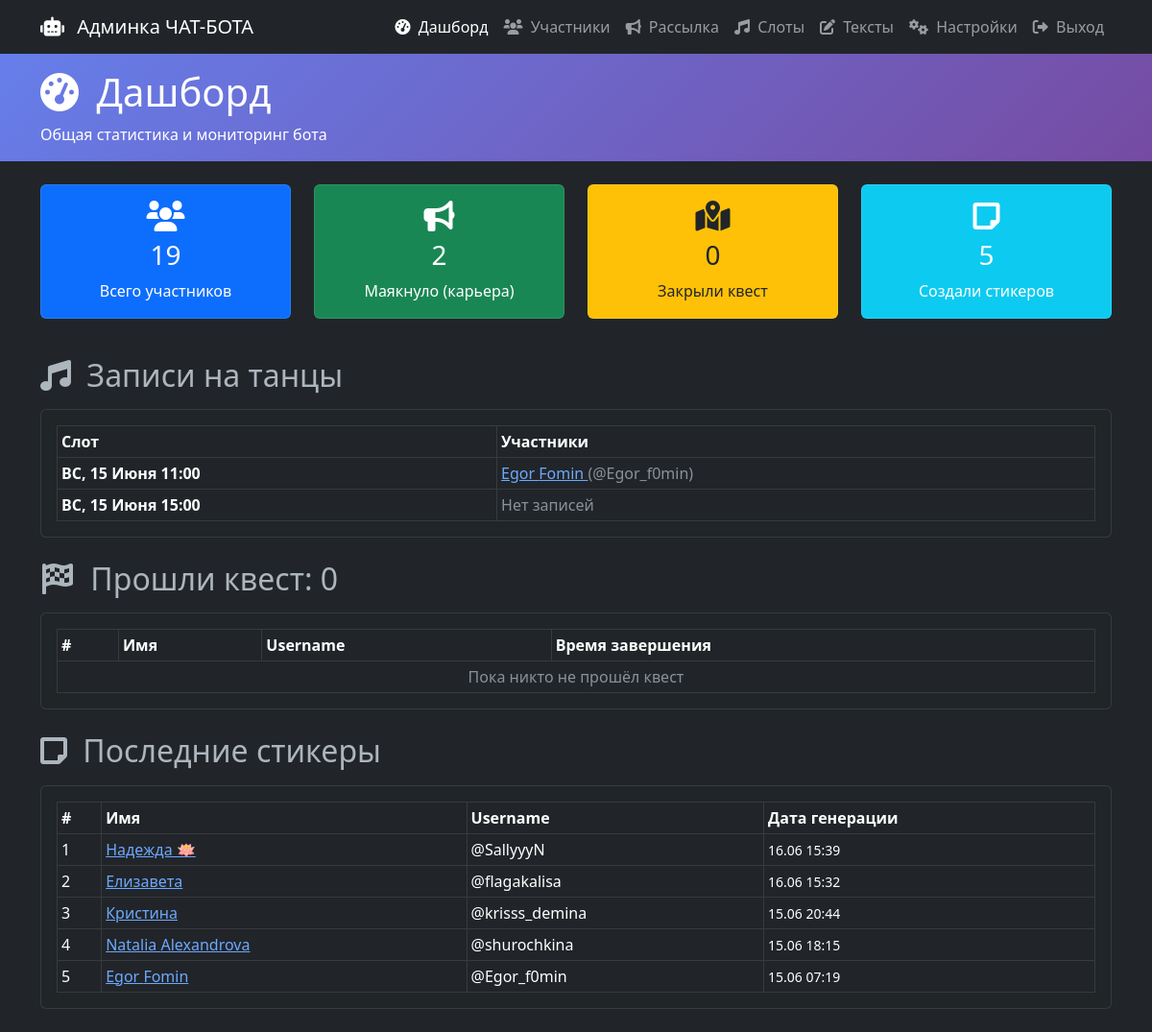
The page / (signed in) on the database its author committed.
### models.py (models this page shows, shortened)
class DanceSlot(db.Model):
    __tablename__ = "dance_slots"
    id = db.Column(Integer, primary_key=True)
    day = db.Column(String(50), nullable=False)
    time_slot = db.Column(String(10), nullable=False)
    max_participants = db.Column(Integer, default=10)
    is_active = db.Column(Boolean, default=True)
    created_at = db.Column(DateTime, default=datetime.utcnow)

class User(db.Model):
    __tablename__ = "users"
    id = db.Column(Integer, primary_key=True)
    telegram_id = db.Column(String(20), unique=True, nullable=False, index=True)
    username = db.Column(String(100))
    first_name = db.Column(String(100))
    last_name = db.Column(String(100))
    full_name = db.Column(String(200))
    city = db.Column(String(100))
    professional_role = db.Column(String(100))
    grade = db.Column(String(50))
    company = db.Column(String(100))
    interested_in_vacancies = db.Column(Boolean, default=False)
    survey_completed = db.Column(Boolean, default=False)
    consent_given = db.Column(Boolean, default=False)
    is_admin = db.Column(Boolean, default=False)
    survey_data = db.Column(Text)
    created_at = db.Column(DateTime, default=datetime.utcnow)
    updated_at = db.Column(DateTime, default=datetime.utcnow, onupdate=datetime.utcnow)
    registrations = db.relationship("Registration", backref="user", lazy=True)
    quest_progress = db.relationship("QuestProgress", backref="user", lazy=True)
    sticker_generations = db.relationship("StickerGeneration", backref="user", lazy=True)

class StickerGeneration(db.Model):
    __tablename__ = "sticker_generations"
    id = db.Column(Integer, primary_key=True)
    user_id = db.Column(Integer, db.ForeignKey('users.id'), nullable=False)
    pack_url = db.Column(String(255))
    created_at = db.Column(DateTime, default=datetime.utcnow)
    template_used = db.Column(String(255), nullable=True)
    generated_file_id = db.Column(String(255), nullable=True)
    sticker_set_name = db.Column(String(255), nullable=True)
    sticker_set_link = db.Column(String(255), nullable=True)
    status = db.Column(String(50), default='pending')

### admin_routes.py (the view)
@app.route('/')
@admin_required
def index():
    total_users = User.query.count()
    total_vacancy = User.query.filter_by(interested_in_vacancies=True).count()
    total_quest_complete = QuestProgress.query.filter_by(completed=True).count()
    total_stickers = StickerGeneration.query.filter_by(status='ok').count()
    recent_quest_winners = db.session.query(QuestProgress, User)\
        .join(User, QuestProgress.user_id == User.id)\
        .filter(QuestProgress.completed == True)\
        .order_by(QuestProgress.completed_at.desc())\
        .limit(20).all()
    recent_stickers = db.session.query(StickerGeneration, User)\
        .join(User, StickerGeneration.user_id == User.id)\
        .filter(StickerGeneration.status == 'ok')\
        .order_by(StickerGeneration.created_at.desc())\
        .limit(20).all()
    dance_slots_data = []
    dance_slots = DanceSlot.query.filter_by(is_active=True).order_by(DanceSlot.day, DanceSlot.time_slot).all()
    for slot in dance_slots:
        regs = Registration.query.filter_by(
            activity_type='dance',
            day=slot.day,
            time_slot=slot.time_slot
        ).order_by(Registration.created_at).all()
        users = [User.query.get(reg.user_id) for reg in regs]
        dance_slots_data.append({
            'id': slot.id,
            'day': slot.day,
            'time_slot': slot.time_slot,
            'max_participants': slot.max_participants,
            'current_participants': len(users),
            'users': users
        })
    return render_template(
        'admin_dashboard.html',
        total_users=total_users,
        total_vacancy=total_vacancy,
        total_quest_complete=total_quest_complete,
        total_stickers=total_stickers,
        dance_slots=dance_slots_data,
        recent_quest_winners=recent_quest_winners,
        recent_stickers=recent_stickers
    )

### admin_routes.py (called while the page is built)
def admin_required(f):
    @wraps(f)
    def decorated_function(*args, **kwargs):
        if not session.get('admin_logged_in'):
            return redirect(url_for('admin_login'))
        return f(*args, **kwargs)
    return decorated_function

### templates/admin_dashboard.html (shortened to what this page needs)
<!DOCTYPE html>
<html lang="ru" data-bs-theme="dark">
<head>
    <link href="https://cdn.jsdelivr.net/npm/bootstrap@5.3.0/dist/css/bootstrap.min.css" rel="stylesheet">
    <link href="https://cdnjs.cloudflare.com/ajax/libs/font-awesome/6.0.0/css/all.min.css" rel="stylesheet">
</head>
<body>
    <nav class="navbar navbar-expand-lg navbar-dark bg-dark sticky-top">
        <div class="container">
            <a class="navbar-brand" href="/admin">
                <i class="fas fa-robot me-2"></i> Админка ЧАТ-БОТА
            </a>
            <div class="navbar-nav ms-auto">
                <a class="nav-link active" href="{{ url_for('index') }}"><i class="fas fa-tachometer-alt me-1"></i> Дашборд</a>
                <a class="nav-link" href="{{ url_for('participants') }}"><i class="fas fa-users me-1"></i> Участники</a>
                <a class="nav-link" href="{{ url_for('broadcast') }}"><i class="fas fa-bullhorn me-1"></i> Рассылка</a>
                   <a class="nav-link" href="{{ url_for('dance_slots') }}"><i class="fas fa-music me-1"></i> Слоты</a>
                <a class="nav-link" href="{{ url_for('text_messages') }}"><i class="fas fa-edit me-1"></i> Тексты</a>
                <a class="nav-link" href="{{ url_for('config') }}"><i class="fas fa-cogs me-1"></i> Настройки</a>
                <a class="nav-link" href="/admin/logout"><i class="fas fa-sign-out-alt me-1"></i> Выход</a>
            </div>
        </div>
    </nav>
    <div class="nav-header">
        <div class="container">
            <h1><i class="fas fa-tachometer-alt me-2"></i> Дашборд</h1>
            <p class="mb-0">Общая статистика и мониторинг бота</p>
        </div>
    </div>
    <div class="container mt-4">
        <div class="row mb-4">
            <div class="col-md-3 mb-3">
                <div class="card stats-card bg-primary text-white text-center">
                    <div class="card-body">
                        <i class="fas fa-users fa-2x mb-2"></i>
                        <h3 class="card-title">{{ total_users }}</h3>
                        <p class="card-text">Всего участников</p>
                    </div>
                </div>
            </div>
            <div class="col-md-3 mb-3">
                <div class="card stats-card bg-success text-white text-center">
                    <div class="card-body">
                        <i class="fas fa-bullhorn fa-2x mb-2"></i>
                        <h3 class="card-title">{{ total_vacancy }}</h3>
                        <p class="card-text">Маякнуло (карьера)</p>
                    </div>
                </div>
            </div>
            <div class="col-md-3 mb-3">
                <div class="card stats-card bg-warning text-dark text-center">
                    <div class="card-body">
                        <i class="fas fa-map-marked-alt fa-2x mb-2"></i>
                        <h3 class="card-title">{{ total_quest_complete }}</h3>
                        <p class="card-text">Закрыли квест</p>
                    </div>
                </div>
            </div>
            <div class="col-md-3 mb-3">
                <div class="card stats-card bg-info text-white text-center">
                    <div class="card-body">
                        <i class="fas fa-sticky-note fa-2x mb-2"></i>
                        <h3 class="card-title">{{ total_stickers }}</h3>
                        <p class="card-text">Создали стикеров</p>
                    </div>
                </div>
            </div>
        </div>
        <h2 class="mb-3"><i class="fas fa-music me-2"></i> Записи на танцы</h2>
        <div class="card mb-4 stats-card">
            <div class="card-body table-responsive">
                {% if dance_slots %}
                    <table class="table table-sm table-dark table-bordered align-middle mb-0">
                        <thead>
                            <tr>
                                <th>Слот</th>
                                <th>Участники</th>
                            </tr>
                        </thead>
                        <tbody>
                        {% for slot in dance_slots %}
                            <tr>
                                <td><strong>{{ slot.day }} {{ slot.time_slot }}</strong></td>
                                <td>
                                    {% if slot.users %}
                                        <ul class="mb-0 list-unstyled">
                                            {% for user in slot.users %}
                                                <li>
                                                    <a href="{{ url_for('user_detail', telegram_id=user.telegram_id) }}">
                                                        {{ user.first_name }} {{ user.last_name or '' }}
                                                    </a>
                                                    {% if user.username %}<span class="text-muted">(@{{ user.username }})</span>{% endif %}
                                                </li>
                                            {% endfor %}
                                        </ul>
                                    {% else %}
                                        <span class="text-muted">Нет записей</span>
                                    {% endif %}
                                </td>
                            </tr>
                        {% endfor %}
                        </tbody>
                    </table>
                {% else %}
                    <div class="text-center text-muted">Нет записей на танцы</div>
                {% endif %}
            </div>
        </div>
        <h2 class="mb-3"><i class="fas fa-flag-checkered me-2"></i> Прошли квест: {{ total_quest_complete }}</h2>
        <div class="card mb-4 stats-card">
            <div class="card-body table-responsive">
                <table class="table table-sm table-dark table-bordered align-middle mb-0">
                    <thead>
                        <tr>
                            <th>#</th>
                            <th>Имя</th>
                            <th>Username</th>
                            <th>Время завершения</th>
                        </tr>
                    </thead>
                    <tbody>
                        {% if recent_quest_winners|length == 0 %}
                        <tr><td colspan="4" class="text-center text-muted">Пока никто не прошёл квест</td></tr>
                        {% endif %}
                    </tbody>
                </table>
            </div>
        </div>
        <h2 class="mb-3"><i class="fas fa-sticky-note me-2"></i> Последние стикеры</h2>
        <div class="card mb-4 stats-card">
            <div class="card-body table-responsive">
                <table class="table table-sm table-dark table-bordered align-middle mb-0">
                    <thead>
                        <tr>
                            <th>#</th>
                            <th>Имя</th>
                            <th>Username</th>
                            <th>Дата генерации</th>
                        </tr>
                    </thead>
                    <tbody>
                        {% for sticker, user in recent_stickers %}
                        <tr>
                            <td>{{ loop.index }}</td>
                            <td>
                                <a href="{{ url_for('user_detail', telegram_id=user.telegram_id) }}">
                                    {{ user.first_name }} {{ user.last_name or '' }}
                                </a>
                            </td>
                            <td>
                                {% if user.username %}@{{ user.username }}{% else %}<span class="text-muted">—</span>{% endif %}
                            </td>
                            <td><small>{{ sticker.created_at.strftime('%d.%m %H:%M') }}</small></td>
                        </tr>
                        {% endfor %}
                    </tbody>
                </table>
            </div>
        </div>
    </div>
</body>
</html>

### templates/admin_dashboard.html (style rules this page uses)
.nav-header { background: linear-gradient(135deg, #667eea 0%, #764ba2 100%); color: white; padding: 1rem 0; }
.stats-card { background: rgba(33, 37, 41, 0.95); border: 1px solid rgba(255, 255, 255, 0.1); transition: transform 0.3s ease; }

### rows shown on the page
DanceSlot: day "ВС, 15 Июня", time_slot "11:00"
User: first_name "Egor", last_name "Fomin", username "Egor_f0min"
DanceSlot: day "ВС, 15 Июня", time_slot "15:00", shows "Нет записей"
StickerGeneration: first_name "Надежда 🪷", username "SallyyyN", created_at "16.06 15:39"
StickerGeneration: first_name "Елизавета", username "flagakalisa", created_at "16.06 15:32"
StickerGeneration: first_name "Кристина", username "krisss_demina", created_at "15.06 20:44"
StickerGeneration: first_name "Natalia", last_name "Alexandrova", username "shurochkina", created_at "15.06 18:15"
StickerGeneration: first_name "Egor", last_name "Fomin", username "Egor_f0min", created_at "15.06 07:19"

### other values the page prints
{{ total_users }} "19"
{{ total_vacancy }} "2"
{{ total_quest_complete }} "0"
{{ total_stickers }} "5"
